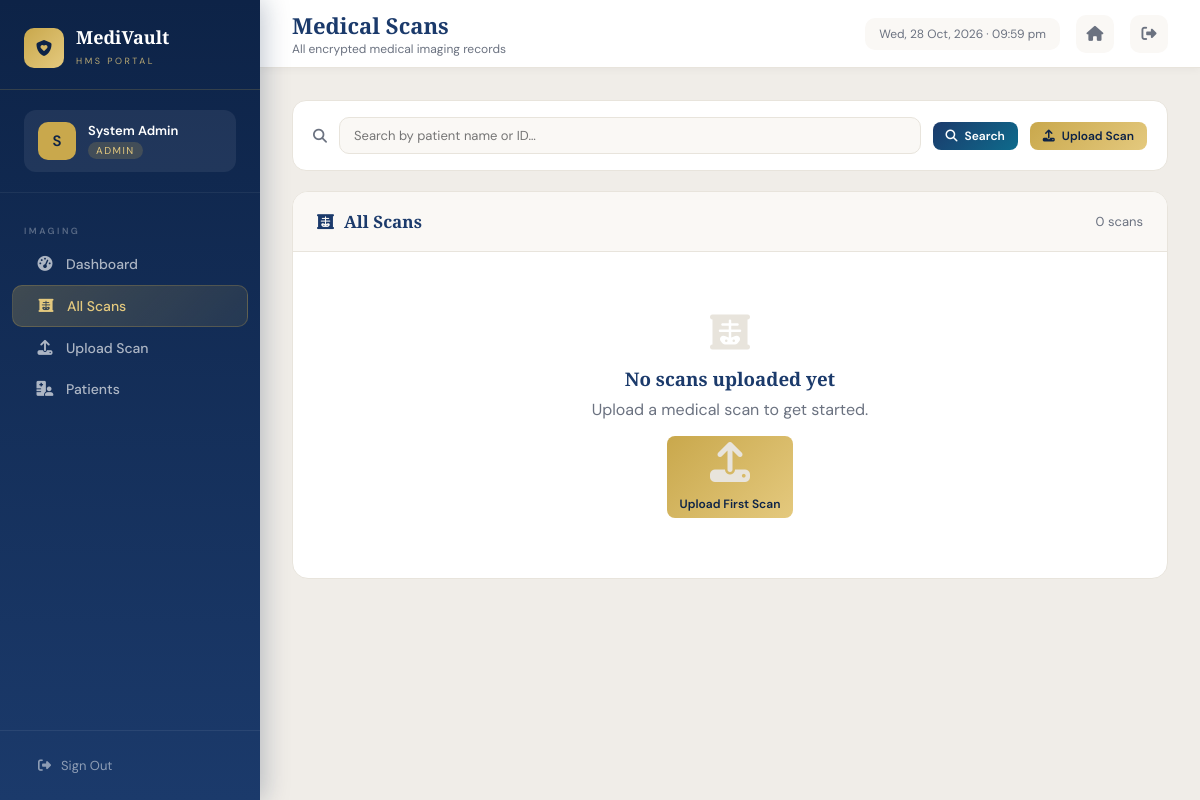
Screenshot of /scans (signed in) with the database file from the repository.
### models/user.py (models this page shows, shortened)
class User(UserMixin, db.Model):
    __tablename__ = 'users'
    id         = db.Column(db.Integer, primary_key=True)
    full_name  = db.Column(db.String(120), nullable=False)
    email      = db.Column(db.String(120), unique=True, nullable=False)
    password   = db.Column(db.String(256), nullable=False)
    role       = db.Column(db.String(20), nullable=False, default='receptionist')
    department = db.Column(db.String(100))
    phone      = db.Column(db.String(20))
    is_active  = db.Column(db.Boolean, default=True)
    created_at = db.Column(db.DateTime, default=datetime.utcnow)

### routes/scans.py (the view, shortened to what this page needs)
@scans_bp.route('/scans')
@login_required
@roles_required('admin', 'doctor', 'radiologist')
def list_scans():
    page   = request.args.get('page', 1, type=int)
    search = request.args.get('q', '').strip()
    query  = Scan.query
    scans = query.order_by(Scan.uploaded_at.desc()).paginate(
        page=page, per_page=20, error_out=False
    )
    return render_template('scans/list.html', scans=scans, search=search)

### models/user.py (called while the page is built)
@login_manager.user_loader
def load_user(user_id):
    return User.query.get(int(user_id))

### routes/scans.py (called while the page is built)
def roles_required(*roles):
    from functools import wraps
    def decorator(f):
        @wraps(f)
        def wrapper(*args, **kwargs):
            if current_user.role not in roles:
                flash('Access denied.', 'danger')
                return redirect(url_for('dashboard.index'))
            return f(*args, **kwargs)
        return wrapper
    return decorator

### templates/scans/list.html (shortened to what this page needs)
{% extends "base.html" %}
{% block page_title %}Medical Scans{% endblock %}
{% block page_subtitle %}All encrypted medical imaging records{% endblock %}
{% block sidebar_nav %}
<div class="nav-section-label">Imaging</div>
<a href="/dashboard"   class="nav-item"><i class="fas fa-gauge-high"></i> Dashboard</a>
<a href="/scans"       class="nav-item active"><i class="fas fa-x-ray"></i> All Scans</a>
<a href="/scans/upload" class="nav-item"><i class="fas fa-upload"></i> Upload Scan</a>
<a href="/patients"    class="nav-item"><i class="fas fa-hospital-user"></i> Patients</a>
{% endblock %}
{% block content %}
<form method="GET" class="search-bar">
  <i class="fas fa-search" style="color:var(--slate);font-size:14px"></i>
  <input type="text" name="q" value="{{ search }}" placeholder="Search by patient name or ID…"/>
  <button type="submit" class="btn btn-primary btn-sm"><i class="fas fa-search"></i> Search</button>
  <a href="/scans/upload" class="btn btn-gold btn-sm" style="margin-left:auto"><i class="fas fa-upload"></i> Upload Scan</a>
</form>
<div class="scans-wrap">
  <div class="scans-header">
    <h3><i class="fas fa-x-ray" style="color:var(--royal);margin-right:10px"></i>All Scans</h3>
    <span style="font-size:13px;color:var(--slate)">
      {{ scans.total }} scan{{ 's' if scans.total != 1 }}{% if search %} matching "{{ search }}"{% endif %}
    </span>
  </div>
  {% if scans.items %}
  <table class="data-table">
    <thead>
      <tr>
        <th>#</th>
        <th>Patient</th>
        <th>Scan Type</th>
        <th>Body Part</th>
        <th>Encryption</th>
        <th>Uploaded</th>
        <th>Actions</th>
      </tr>
    </thead>
    <tbody>
      {% for s in scans.items %}
      <tr>
        <td style="font-size:12px;color:var(--slate)">{{ s.id }}</td>
        <td>
          <strong>{{ s.patient.full_name }}</strong><br>
          <small style="color:var(--slate)"><code style="font-size:11px">{{ s.patient.patient_id }}</code></small>
        </td>
        <td style="font-size:13px">{{ s.scan_type or '—' }}</td>
        <td style="font-size:13px">{{ s.body_part or '—' }}</td>
        <td>
          {% if s.encrypted_path %}
          <span class="enc-badge"><i class="fas fa-lock" style="font-size:10px"></i> Encrypted</span>
          {% else %}
          <span class="status-badge status-discharged">Pending</span>
          {% endif %}
        </td>
        <td style="font-size:12px;color:var(--slate)">{{ s.uploaded_at.strftime('%d %b %Y, %H:%M') }}</td>
        <td>
          <a href="/scans/{{ s.id }}/view" class="btn btn-outline btn-sm" title="View Scan">
            <i class="fas fa-eye"></i> View
          </a>
        </td>
      </tr>
      {% endfor %}
    </tbody>
  </table>
  {% if scans.pages > 1 %}
  <div style="padding:16px 24px;border-top:1px solid var(--platinum);display:flex;gap:8px;align-items:center">
    {% if scans.has_prev %}
    <a href="?page={{ scans.prev_num }}{% if search %}&q={{ search }}{% endif %}" class="btn btn-outline btn-sm"><i class="fas fa-chevron-left"></i></a>
    {% endif %}
    <span style="font-size:13px;color:var(--slate);padding:4px 8px">Page {{ scans.page }} of {{ scans.pages }}</span>
    {% if scans.has_next %}
    <a href="?page={{ scans.next_num }}{% if search %}&q={{ search }}{% endif %}" class="btn btn-outline btn-sm"><i class="fas fa-chevron-right"></i></a>
    {% endif %}
  </div>
  {% endif %}
  {% else %}
  <div class="empty-state">
    <i class="fas fa-x-ray"></i>
    <h3 style="font-family:'Playfair Display',serif;color:var(--royal);margin-bottom:8px">
      {% if search %}No scans found{% else %}No scans uploaded yet{% endif %}
    </h3>
    <p>
      {% if search %}
        No results for "{{ search }}". <a href="/scans">View all scans</a>
      {% else %}
        Upload a medical scan to get started.
        <br><a href="/scans/upload" class="btn btn-gold btn-sm" style="margin-top:16px;display:inline-block"><i class="fas fa-upload"></i> Upload First Scan</a>
      {% endif %}
    </p>
  </div>
  {% endif %}
</div>
{% endblock %}

### templates/base.html (shortened to what this page needs)
<!DOCTYPE html>
<html lang="en">
<head>
  <link rel="stylesheet" href="https://cdnjs.cloudflare.com/ajax/libs/font-awesome/6.5.0/css/all.min.css"/>
</head>
<body>
<aside class="sidebar">
  <a href="/" class="sidebar-logo">
    <div class="logo-icon"><i class="fas fa-shield-heart"></i></div>
    <div class="logo-name">
      <span>MediVault</span>
      <small>HMS Portal</small>
    </div>
  </a>
  <div class="sidebar-user">
    <div class="user-badge role-{{ current_user.role }}">
      <div class="user-avatar">{{ current_user.full_name[0].upper() }}</div>
      <div class="user-info">
        <div class="u-name">{{ current_user.full_name }}</div>
        <div class="u-role">{{ current_user.role.title() }}</div>
      </div>
    </div>
  </div>
  <nav class="sidebar-nav">
    {% block sidebar_nav %}{% endblock %}
  </nav>
  <div class="sidebar-footer">
    <a href="/auth/logout" class="btn-logout">
      <i class="fas fa-right-from-bracket"></i> Sign Out
    </a>
  </div>
</aside>
<div class="main-content">
  <div class="topbar">
    <div class="topbar-left">
      <h1>{% block page_title %}Dashboard{% endblock %}</h1>
      <p>{% block page_subtitle %}Welcome back{% endblock %}</p>
    </div>
    <div class="topbar-right">
      <div class="topbar-date" id="topbar-date"></div>
      <a href="/" class="topbar-icon-btn" title="Home"><i class="fas fa-house"></i></a>
      <a href="/auth/logout" class="topbar-icon-btn" title="Logout"><i class="fas fa-right-from-bracket"></i></a>
    </div>
  </div>
  <div class="page-content">
    {% block content %}{% endblock %}
  </div>
</div>
</body>
</html>

### templates/scans/list.html (style rules this page uses)
.search-bar { display:flex; gap:12px; margin-bottom:20px; align-items:center; background:var(--white); padding:16px 20px; border-radius:14px; border:1px solid var(--platinum); }
.search-bar input[type=text] { flex:1; padding:9px 14px; border:1.5px solid var(--platinum); border-radius:10px; background:var(--ivory); font-family:'DM Sans',sans-serif; font-size:13px; color:var(--navy-text); outline:none; }
.scans-wrap { background:var(--white); border-radius:16px; border:1px solid var(--platinum); overflow:hidden; }
.scans-header { padding:18px 24px; border-bottom:1px solid var(--platinum); display:flex; align-items:center; justify-content:space-between; background:var(--ivory); }
.scans-header h3 { font-family:'Playfair Display',serif; font-size:17px; font-weight:600; color:var(--royal); }
.empty-state { text-align:center; padding:60px; color:var(--slate); }
.empty-state i { font-size:40px; color:var(--platinum); margin-bottom:14px; display:block; }

### rows the page displays
User: full_name "S", full_name "System Admin", role "ADMIN"

### other values shown
{{ scans.total }} "0"
{{ 's' if scans.total != 1 }} "s"
